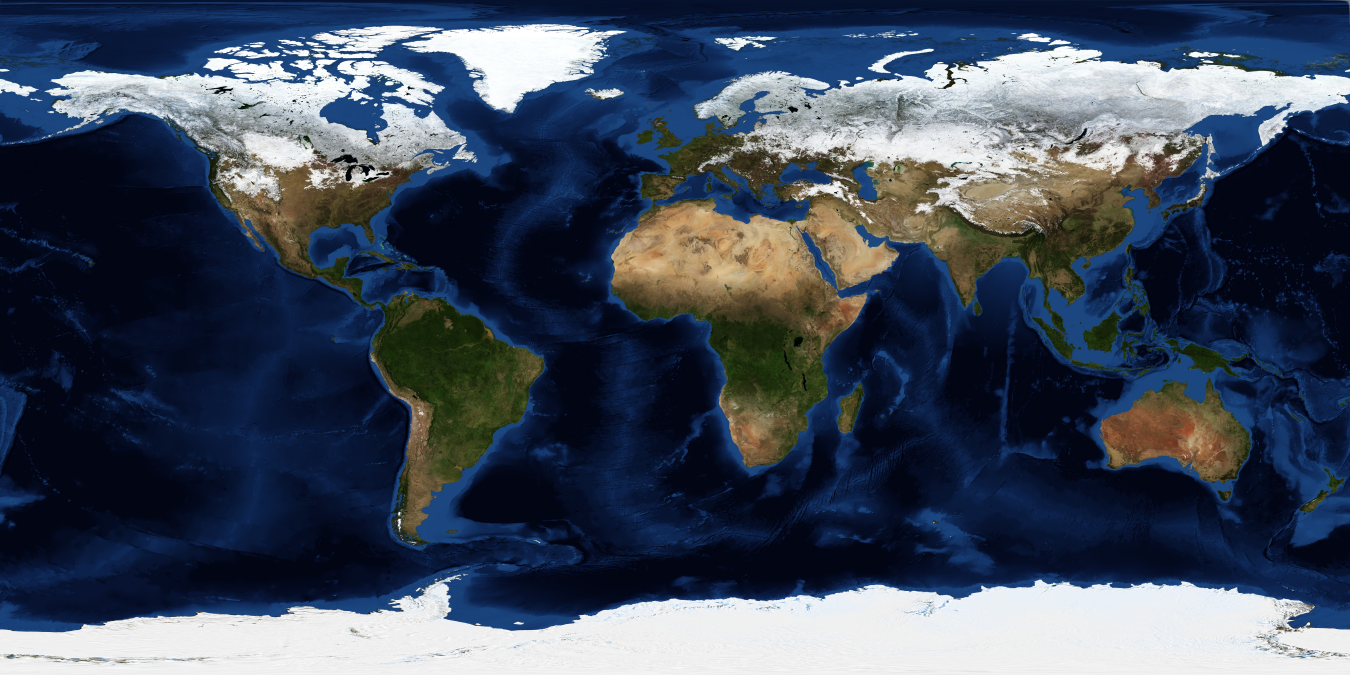
#> input picture design/assets/nasa-src/world.topo.bathy.200401.3x5400x2700.jpg, 5400 x 2700 px, found by its file name (shown at 1/4 size)
$ python build_textures.py ../../design/assets/nasa-src/world.topo.bathy.200401.3x5400x2700.jpg ../../design/assets/nasa-src/BlackMarble_2016_01deg.jpg
#> lines starting #> are read from the running program, lines starting #| are printed output that depends on the picture; after the words box and inside, x2 and y2 are one past the last pixel; in counts of white or black regions, pixels touching at a corner belong together
# Turn the downloaded NASA imagery (public domain) into the web textures in public/textures.
# Usage: .venv/bin/python -I tools/art/build_textures.py <download dir> public/textures
#   world.topo.bathy.200401.3x5400x2700.jpg  Blue Marble: Next Generation, January 2004 (NASA Earth Observatory)
#   BlackMarble_2016_01deg.jpg                Black Marble 2016 night lights (NASA Earth Observatory)
#   cloud_combined_2048.jpg                   cloud cover (NASA Visible Earth)
#   latest_1024_HMIIC.jpg                     the Sun in visible light, SDO/HMI intensitygram (NASA SDO)
import sys
from pathlib import Path
import numpy as np
from PIL import Image, ImageFilter
from scipy import ndimage

Image.MAX_IMAGE_PIXELS = 60_000_000
src, out = Path(sys.argv[1]), Path(sys.argv[2])
out.mkdir(parents=True, exist_ok=True)
SIZE = (2048, 1024)

day = Image.open(src / 'world.topo.bathy.200401.3x5400x2700.jpg').convert('RGB').resize(SIZE, Image.LANCZOS)
day.save(out / 'earth-day.jpg', quality=86, optimize=True, progressive=True)

night = np.asarray(Image.open(src / 'BlackMarble_2016_01deg.jpg').convert('RGB').resize(SIZE, Image.LANCZOS)).astype(float) / 255
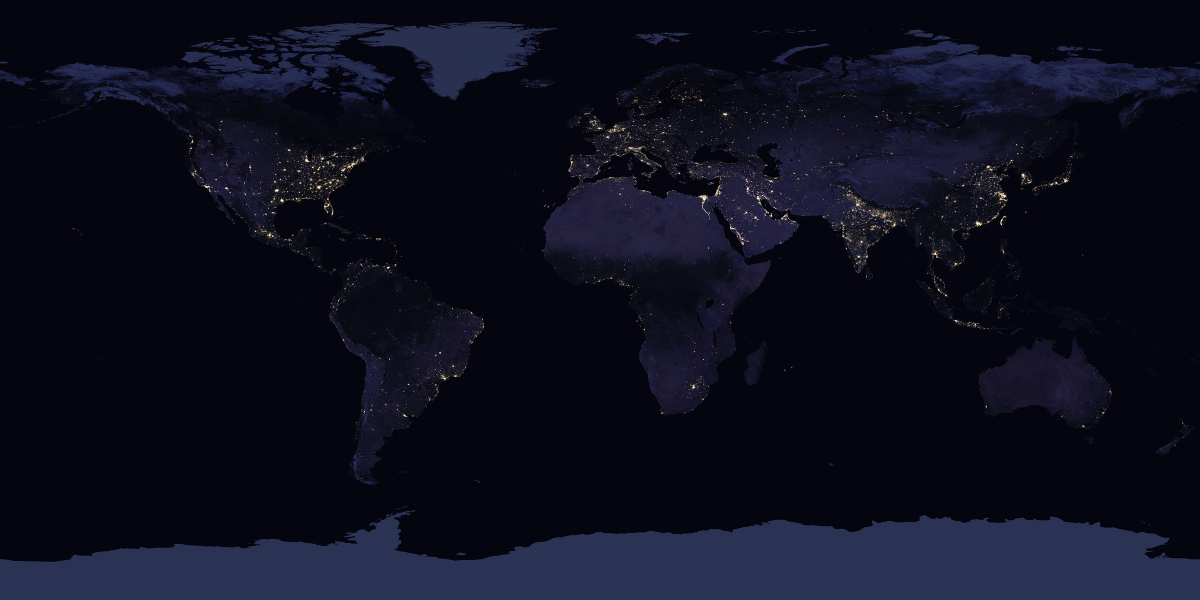
#> input picture design/assets/nasa-src/BlackMarble_2016_01deg.jpg, 3600 x 1800 px, found by its file name (shown at 1/3 size)
# city lights only: warm (red/green) light above the dim blue land and ice, as a greyscale glow map
lights = night[..., 0] * 0.6 + night[..., 1] * 0.4 - night[..., 2] * 0.25
lights = np.clip((lights - 0.09) / 0.55, 0, 1) ** 1.1
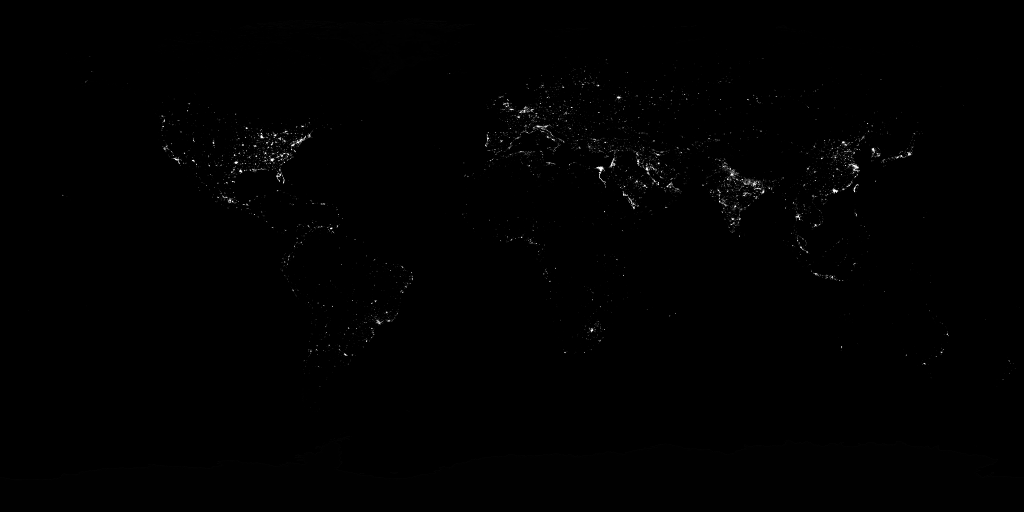
#> lights: shape (1024, 2048) float64 (shown at 1/2 size); min 0, max 1, mean 0.00409
Image.fromarray((lights * 255).astype(np.uint8)).save(out / 'earth-night.jpg', quality=85, optimize=True, progressive=True)

clouds = Image.open(src / 'cloud_combined_2048.jpg').convert('L').resize(SIZE, Image.LANCZOS)
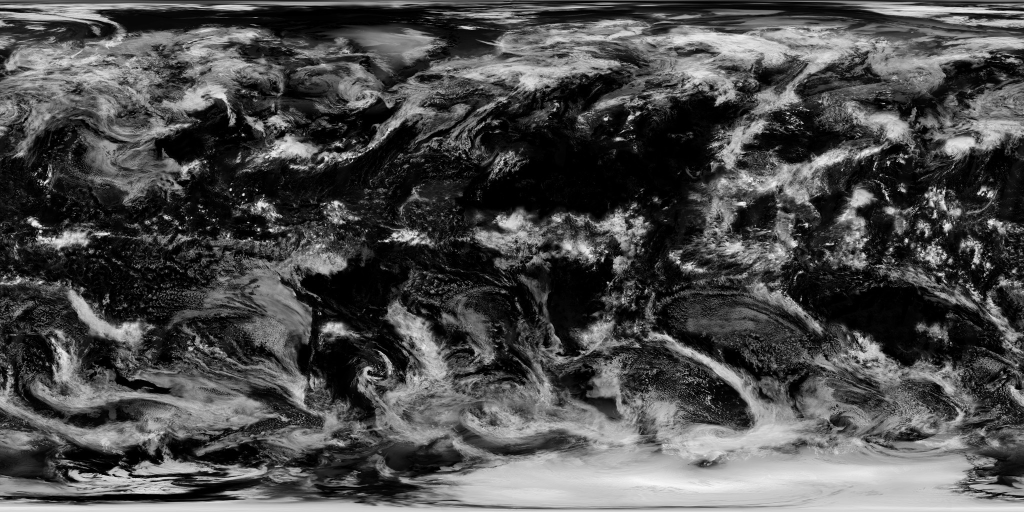
#> input picture design/assets/nasa-src/cloud_combined_2048.jpg, 2048 x 1024 px, found by its file name (shown at 1/2 size)
clouds.save(out / 'earth-clouds.jpg', quality=76, optimize=True, progressive=True)

# Sun: cut the solar disc out of the SDO frame (largest bright blob, ignores the caption text)
sun = Image.open(src / 'latest_1024_HMIIC.jpg').convert('RGB')
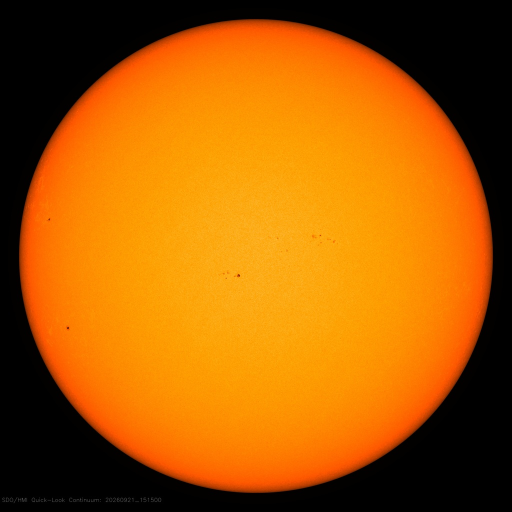
#> input picture design/assets/nasa-src/latest_1024_HMIIC.jpg, 1024 x 1024 px, found by its file name (shown at 1/2 size)
#> sun is the input picture: PIL image 1024x1024 RGB; mean R, G, B 167.7, 90.9, 2.7
a = np.asarray(sun).astype(float)
lab, n = ndimage.label(a.max(2) > 30)
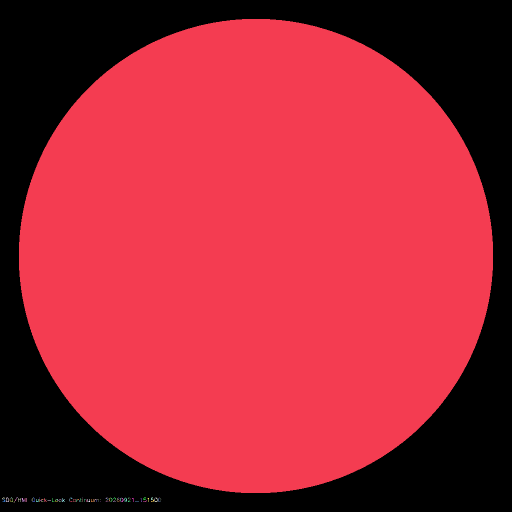
#> lab: shape (1024, 1024) int32 (shown at 1/2 size); 105 distinct labels, from 0 to 104; one colour per label, 0 black
#> n = 104
sizes = ndimage.sum(np.ones(lab.shape), lab, index=np.arange(n + 1)); sizes[0] = 0
#> after `sizes = ndimage.sum(np.ones(lab.shape), lab, index=np.arange(n + 1))`: sizes = 105 values, max 706863 at index 1, min 1 at index 11, mean 9986.4
disc = lab == sizes.argmax()
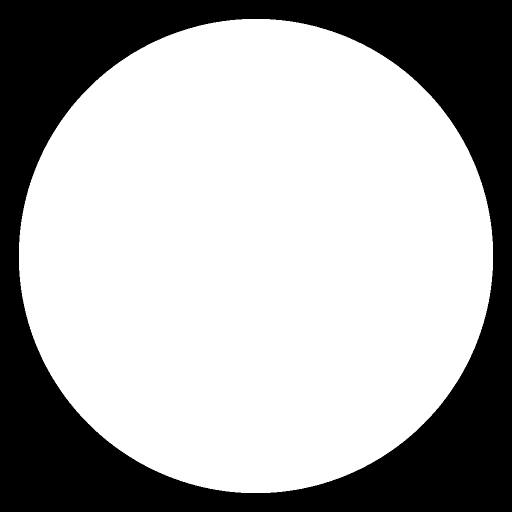
#> disc: shape (1024, 1024) bool (shown at 1/2 size); 67.4% white; 1 black region, box (x1, y1, x2, y2) and area: (0, 0, 1024, 1024) 341713
ys, xs = np.nonzero(disc)
cy, cx, r = (ys.min() + ys.max()) / 2, (xs.min() + xs.max()) / 2, max(ys.max() - ys.min(), xs.max() - xs.min()) / 2
#> cy = 511.5; cx = 511.5; r = 473.5
box = tuple(int(round(v)) for v in (cx - r, cy - r, cx + r, cy + r))
#> box = (38, 38, 985, 985)
crop = sun.crop(box).resize((512, 512), Image.LANCZOS)
yy, xx = np.mgrid[0:512, 0:512]
d = np.hypot(xx - 255.5, yy - 255.5) / 256
alpha = np.clip((1.0 - d) / 0.012, 0, 1)                              # soft 1.2% edge
rgba = np.dstack([np.asarray(crop), (alpha * 255).astype(np.uint8)])
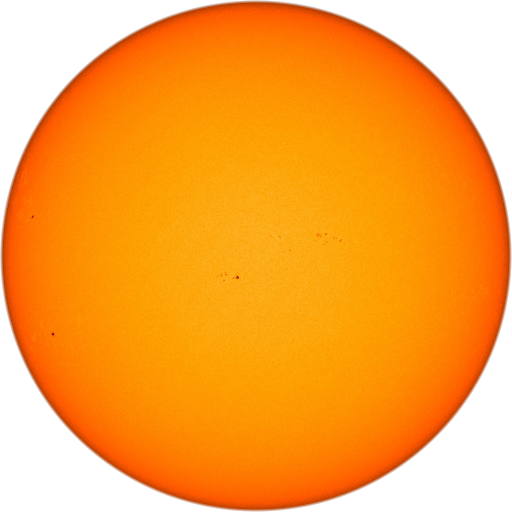
#> rgba: shape (512, 512, 4); mean R, G, B, A 196, 106.2, 3.1, 197.9; transparent parts drawn white
Image.fromarray(rgba).save(out / 'sun-disc.webp', quality=88, method=6)
#> (the run stopped early here; a loop or call above may not have finished)
